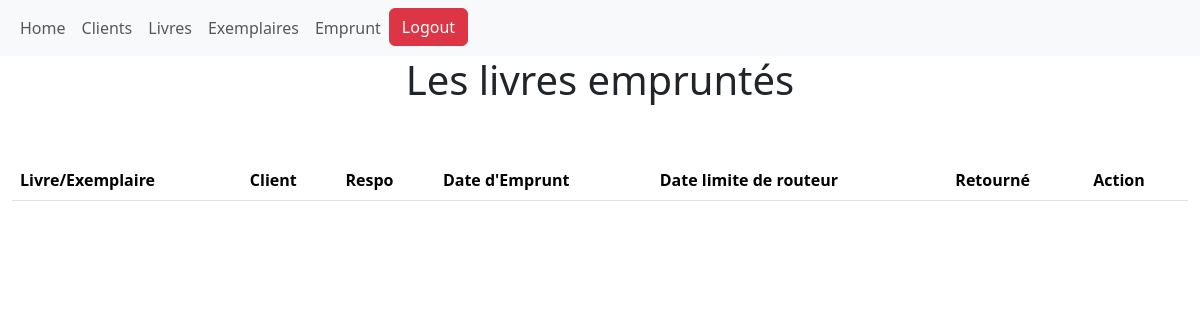
Before: /Emprunt_hist/ (signed in) with the older database file.
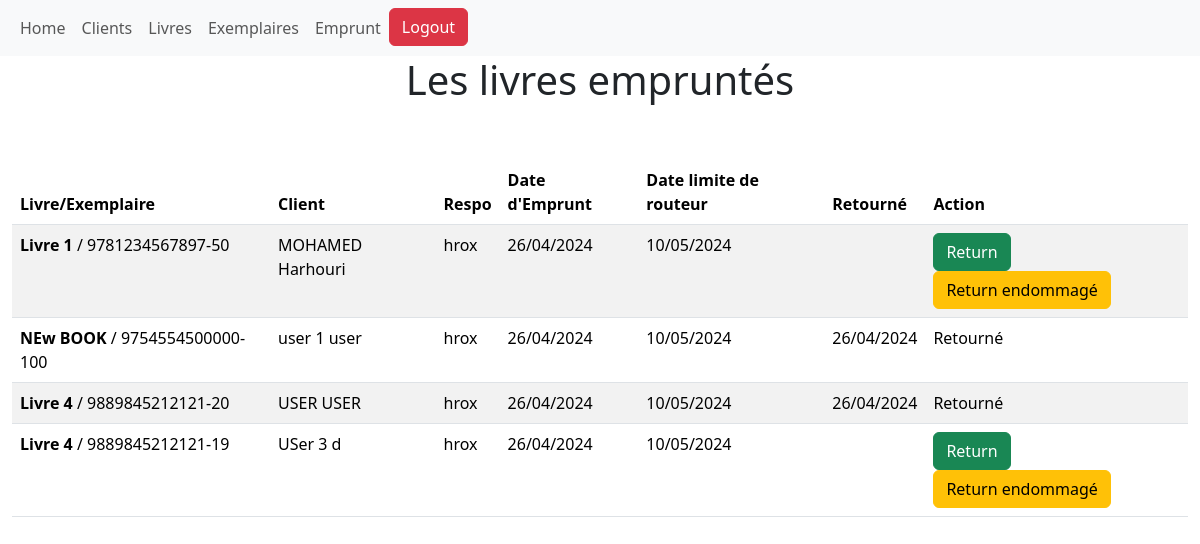
After: the same page with the newer database file.
### Lib_sys/models.py (models this page shows, shortened)
class Emprunt(models.Model):
    Exemplaire = models.ForeignKey('Exemplaire', on_delete=models.CASCADE)
    Client = models.ForeignKey('Client', on_delete=models.CASCADE)
    mUser = models.ForeignKey('mUser', on_delete=models.CASCADE)
    Date_emprunt = models.DateField(auto_now_add=True)
    Date_retourn =  models.DateField()
    Date_retourne = models.DateField(null=True, blank=True)

class Exemplaire(models.Model):
    STATUT_CHOICES = [('Disponible', 'Disponible'),
                    ('Perdu', 'Perdu'),
                    ('Endommagé', 'Endommagé'),
                    ('Prêté', 'Prêté')]
    livre = models.ForeignKey('Livre', on_delete=models.CASCADE)
    numero_exemplaire = models.CharField(max_length=100)
    statut = models.CharField(max_length=50, default='Disponible')
    def __str__(self):
        return f"<b>{self.livre.titre}</b> / {self.numero_exemplaire}"

class Livre(models.Model):
    LANGUE_CHOICES = [
        ('', 'Select langue'),
        ('AR','Arabe'),
        ('FR', 'Français'),
        ('EN', 'Anglais'),
        ('ES', 'Espagnol'),
        ('AUTRE', 'Autre'),
    ]
    titre = models.CharField(max_length=100)
    auteur = models.CharField(max_length=100)
    description = models.TextField()
    ISBN = models.CharField(max_length=13)
    langue = models.CharField(max_length=6, choices=LANGUE_CHOICES)
    number_exemplaires = models.PositiveBigIntegerField(default=0)
    quantite = models.PositiveIntegerField(default=0)
    pret = models.BooleanField(default=True)

class Client(models.Model):
    STATUT_CHOICES = [
        ('Active', 'Active'),
        ('Non active', 'Non active'),
        ('Banned', 'Banned'),
    ]
    nom = models.CharField(max_length=100)
    prenom = models.CharField(max_length=100)
    date_de_naissance = models.DateField()
    CNI = models.CharField(max_length=20)
    date_d_inscription = models.DateField(auto_now_add=True)
    date_validite = models.DateField(null=True, blank=True)
    statut = models.CharField(max_length=50, default="Active")
    def __str__(self):
        return f"{self.nom} {self.prenom}"

class mUser(AbstractUser):
    Identifient= models.CharField(max_length=20, unique=True, editable=False)

### Lib_sys/views.py (the view)
# urls.py: path('Emprunt_hist/', views.emps_hist , name="Emprunt_hist"),
@login_required
def emps_hist(request):
    emps = Emprunt.objects.all()
    return render(request, 'emprunt_hist.html', {'emps':emps})

### Lib_sys/templates/emprunt_hist.html (shortened to what this page needs)
{% extends "base.html" %}
{% block content %}
    <center><h1>Les livres empruntés</h1></center>
    <div class="container-fluid pt-5">
    <table id="myTable" class="table table-striped" style="width:100%">
        <thead>
            <tr>
                <th>Livre/Exemplaire</th>
                <th>Client</th>
                <th>Respo</th>
                <th>Date d'Emprunt</th>
                <th>Date limite de routeur</th>
                <th>Retourné</th>
                <th>Action</th>
            </tr>
        </thead>
    <tbody>
        {% for emp in emps %}
        <tr>
            <td id="row">{{emp.Exemplaire | safe}}</td>
            <td>{{emp.Client}}</td>
            <td>{{emp.mUser}}</td>
            <td>{{emp.Date_emprunt | date:"d/m/Y"}}</td>
            <td>{{emp.Date_retourn | date:"d/m/Y"}}</td>
            <td>{{emp.Date_retourne | date:"d/m/Y"}}</td>
            <td>
                {% if not emp.Date_retourne %}
                <a href="{% url 'return' emp.id %}?act=v"" class="btn btn-success">Return</a>
                <a href="{% url 'return' emp.id %}?act=endm" class="btn btn-warning">Return endommagé</a>
                {% else %}
                Retourné
                {% endif %}
            </td>
        </tr>
        {% endfor %}
    </tbody>
    </table>
</div>
{% endblock %}

### Lib_sys/templates/base.html (shortened to what this page needs)
<!DOCTYPE html>
{% load static %}
<html lang="en">
<head>
    {% block head %}
    <link rel="stylesheet" href="{% static '/css/bootstrap.min.css' %}">
    <link rel="stylesheet" href="{% static '/stylelogin.css' %}">
    <link rel="stylesheet" href="{% static '/dataTables/dataTables.bootstrap5.css' %}">
    {% endblock %}
</head>
<body>
    <div id="sidebar">
        {% block sidebar %}
        <nav class="navbar navbar-expand-lg bg-body-tertiary">
            <div class="container-fluid">
              <div class="collapse navbar-collapse" id="navbarNavAltMarkup">
                <div class="navbar-nav">
                  <a class="nav-link" aria-current="page" href="/">Home</a>
                  <a class="nav-link" aria-current="page" href="/Clients">Clients</a>
                  <a class="nav-link" href="/Livres">Livres</a>
                  <a class="nav-link" href="/Exemplaires">Exemplaires</a>
                  <a class="nav-link" href="/Emprunt_hist">Emprunt</a>
                  <a class="text-decoration-none" href="/logout"><button class="btn btn-danger">Logout</button></a>
                </div>
              </div>
            </div>
          </nav>
        {% endblock %}
    </div>
    <div>
        {% block content %}{% endblock %}
    </div>
</body>
</html>

Changed rows visible on the page:
added Emprunt: Exemplaire "Livre 1 / 9781234567897-50", Client "MOHAMED Harhouri", mUser "hrox", Date_emprunt "26/04/2024", Date_retourn "10/05/2024", shows "Return"
added Emprunt: Exemplaire "NEw BOOK / 9754554500000-100", Client "user 1 user", mUser "hrox", Date_emprunt "26/04/2024", Date_retourn "10/05/2024", Date_retourne "26/04/2024", shows "Retourné"
added Emprunt: Exemplaire "Livre 4 / 9889845212121-20", Client "USER USER", mUser "hrox", Date_emprunt "26/04/2024", Date_retourn "10/05/2024", Date_retourne "26/04/2024", shows "Retourné"
added Emprunt: Exemplaire "Livre 4 / 9889845212121-19", Client "USer 3 d", mUser "hrox", Date_emprunt "26/04/2024", Date_retourn "10/05/2024", shows "Return"
